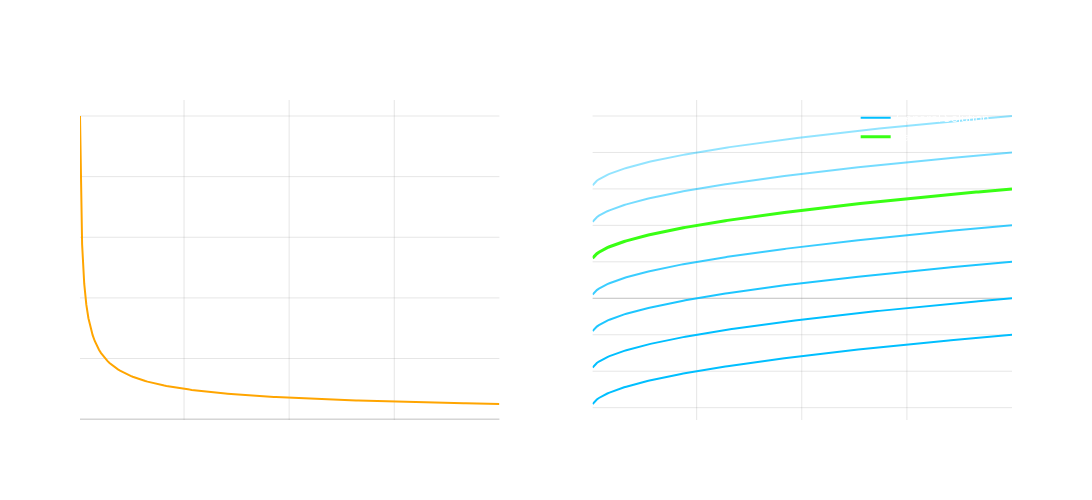

Notebook source saved alongside this figure:
### Code cell
import numpy as np
import plotly.graph_objects as go
from plotly.subplots import make_subplots

# Generate x values (using positive values since we're taking square root)
x = np.linspace(0.01, 4, 200)  # Start from small positive number to avoid division by zero

# Create subplots
fig = make_subplots(rows=1, cols=2, subplot_titles=('Pricing Differential Equation: f\'(x) = 1/(2√x)', 'Option Pricing Function: f(x) = √x + C'))

# Plot derivative on left subplot
derivative = 1/(2*np.sqrt(x))
fig.add_trace(
    go.Scatter(
        x=x,
        y=derivative,
        mode='lines',
        line=dict(color='rgb(255, 165, 0)', width=2),
        showlegend=False
    ),
    row=1, col=1
)

# Plot different solutions for various values of C on right subplot
C_values = [-3, -2, -1, 0, 1, 2, 3]
base_opacity = 1
opacity_step = 0.8 / len(C_values)

# First add the general solution trace that will appear in legend
fig.add_trace(
    go.Scatter(
        x=x,
        y=np.sqrt(x) + C_values[0],
        mode='lines',
        line=dict(color='rgb(0, 191, 255)', width=2),
        name='General Solution'
    ),
    row=1, col=2
)

# Then add all other general solutions without showing in legend
for i, C in enumerate(C_values[1:]):
    if C != 1:  # Skip C=1 as it will be the particular solution
        opacity = base_opacity - (i * opacity_step)
        fig.add_trace(
            go.Scatter(
                x=x, 
                y=np.sqrt(x) + C,
                mode='lines',
                line=dict(
                    color='rgba(0, 191, 255, {})'.format(opacity),
                    width=2
                ),
                showlegend=False
            ),
            row=1, col=2
        )

# Add particular solution last so it appears on top
fig.add_trace(
    go.Scatter(
        x=x,
        y=np.sqrt(x) + 1,
        mode='lines',
        line=dict(
            color='rgb(57, 255, 20)',  # Neon green
            width=3
        ),
        name='Particular Solution'
    ),
    row=1, col=2
)

# Update layout
fig.update_layout(
    width=1200,  # Increased width for two subplots
    height=500,
    title_text='Option Pricing Differential Equation and Its Solutions',
    title_x=0.5,
    title_font_size=20,
    plot_bgcolor='rgba(0,0,0,0)',
    paper_bgcolor='rgba(0,0,0,0)',
    font=dict(color='white'),
    showlegend=True,
    legend=dict(
        yanchor="top",
        y=0.99,
        xanchor="right",
        x=0.99
    )
)

# Update axes
for i in [1, 2]:
    fig.update_xaxes(
        showgrid=True, 
        gridwidth=1, 
        gridcolor='rgba(128,128,128,0.2)',
        zeroline=True, 
        zerolinewidth=1, 
        zerolinecolor='rgba(128,128,128,0.5)',
        title_text='x - Stock Price',
        row=1, col=i
    )
    fig.update_yaxes(
        showgrid=True, 
        gridwidth=1, 
        gridcolor='rgba(128,128,128,0.2)',
        zeroline=True, 
        zerolinewidth=1, 
        zerolinecolor='rgba(128,128,128,0.5)',
        title_text='f(x) - Cost of Option in Dollars',
        row=1, col=i
    )

fig.show()

### Figure 1 — Plotly figure (JSON) as saved in the notebook; plotly's stock layout.template omitted (floating-point values rounded to 4 significant figures; data arrays with more than 128 entries replaced by an {"elided": "..."} marker saying what was removed)
{"data": [{"line": {"color": "rgb(255, 165, 0)", "width": 2}, "mode": "lines", "showlegend": false, "type": "scatter", "x": {"elided": "200 float values"}, "xaxis": "x", "y": {"elided": "200 float values"}, "yaxis": "y"}, {"line": {"color": "rgb(0, 191, 255)", "width": 2}, "mode": "lines", "name": "General Solution", "type": "scatter", "x": {"elided": "200 float values"}, "xaxis": "x2", "y": {"elided": "200 float values"}, "yaxis": "y2"}, {"line": {"color": "rgba(0, 191, 255, 1.0)", "width": 2}, "mode": "lines", "showlegend": false, "type": "scatter", "x": {"elided": "200 float values"}, "xaxis": "x2", "y": {"elided": "200 float values"}, "yaxis": "y2"}, {"line": {"color": "rgba(0, 191, 255, 0.8857142857142857)", "width": 2}, "mode": "lines", "showlegend": false, "type": "scatter", "x": {"elided": "200 float values"}, "xaxis": "x2", "y": {"elided": "200 float values"}, "yaxis": "y2"}, {"line": {"color": "rgba(0, 191, 255, 0.7714285714285714)", "width": 2}, "mode": "lines", "showlegend": false, "type": "scatter", "x": {"elided": "200 float values"}, "xaxis": "x2", "y": {"elided": "200 float values"}, "yaxis": "y2"}, {"line": {"color": "rgba(0, 191, 255, 0.5428571428571428)", "width": 2}, "mode": "lines", "showlegend": false, "type": "scatter", "x": {"elided": "200 float values"}, "xaxis": "x2", "y": {"elided": "200 float values"}, "yaxis": "y2"}, {"line": {"color": "rgba(0, 191, 255, 0.4285714285714285)", "width": 2}, "mode": "lines", "showlegend": false, "type": "scatter", "x": {"elided": "200 float values"}, "xaxis": "x2", "y": {"elided": "200 float values"}, "yaxis": "y2"}, {"line": {"color": "rgb(57, 255, 20)", "width": 3}, "mode": "lines", "name": "Particular Solution", "type": "scatter", "x": {"elided": "200 float values"}, "xaxis": "x2", "y": {"elided": "200 float values"}, "yaxis": "y2"}], "layout": {"annotations": [{"font": {"size": 16}, "showarrow": false, "text": "Pricing Differential Equation: f'(x) = 1/(2√x)", "x": 0.225, "xanchor": "center", "xref": "paper", "y": 1, "yanchor": "bottom", "yref": "paper"}, {"font": {"size": 16}, "showarrow": false, "text": "Option Pricing Function: f(x) = √x + C", "x": 0.775, "xanchor": "center", "xref": "paper", "y": 1, "yanchor": "bottom", "yref": "paper"}], "font": {"color": "white"}, "height": 500, "legend": {"x": 0.99, "xanchor": "right", "y": 0.99, "yanchor": "top"}, "paper_bgcolor": "rgba(0,0,0,0)", "plot_bgcolor": "rgba(0,0,0,0)", "showlegend": true, "title": {"font": {"size": 20}, "text": "Option Pricing Differential Equation and Its Solutions", "x": 0.5}, "width": 1200, "xaxis": {"anchor": "y", "domain": [0, 0.45], "gridcolor": "rgba(128,128,128,0.2)", "gridwidth": 1, "showgrid": true, "title": {"text": "x - Stock Price"}, "zeroline": true, "zerolinecolor": "rgba(128,128,128,0.5)", "zerolinewidth": 1}, "xaxis2": {"anchor": "y2", "domain": [0.55, 1], "gridcolor": "rgba(128,128,128,0.2)", "gridwidth": 1, "showgrid": true, "title": {"text": "x - Stock Price"}, "zeroline": true, "zerolinecolor": "rgba(128,128,128,0.5)", "zerolinewidth": 1}, "yaxis": {"anchor": "x", "domain": [0, 1], "gridcolor": "rgba(128,128,128,0.2)", "gridwidth": 1, "showgrid": true, "title": {"text": "f(x) - Cost of Option in Dollars"}, "zeroline": true, "zerolinecolor": "rgba(128,128,128,0.5)", "zerolinewidth": 1}, "yaxis2": {"anchor": "x2", "domain": [0, 1], "gridcolor": "rgba(128,128,128,0.2)", "gridwidth": 1, "showgrid": true, "title": {"text": "f(x) - Cost of Option in Dollars"}, "zeroline": true, "zerolinecolor": "rgba(128,128,128,0.5)", "zerolinewidth": 1}}}
